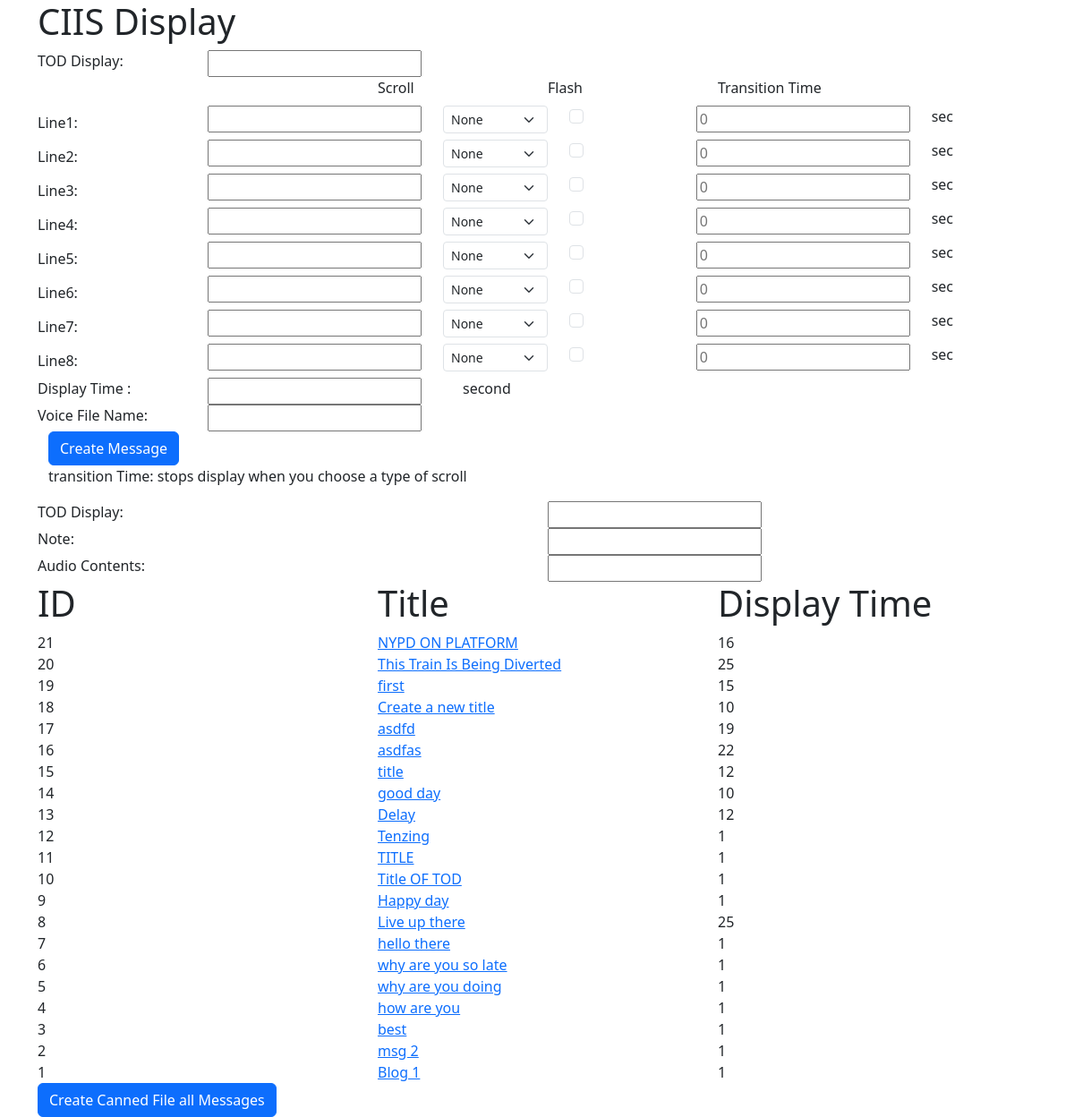
The app's page /, older data.
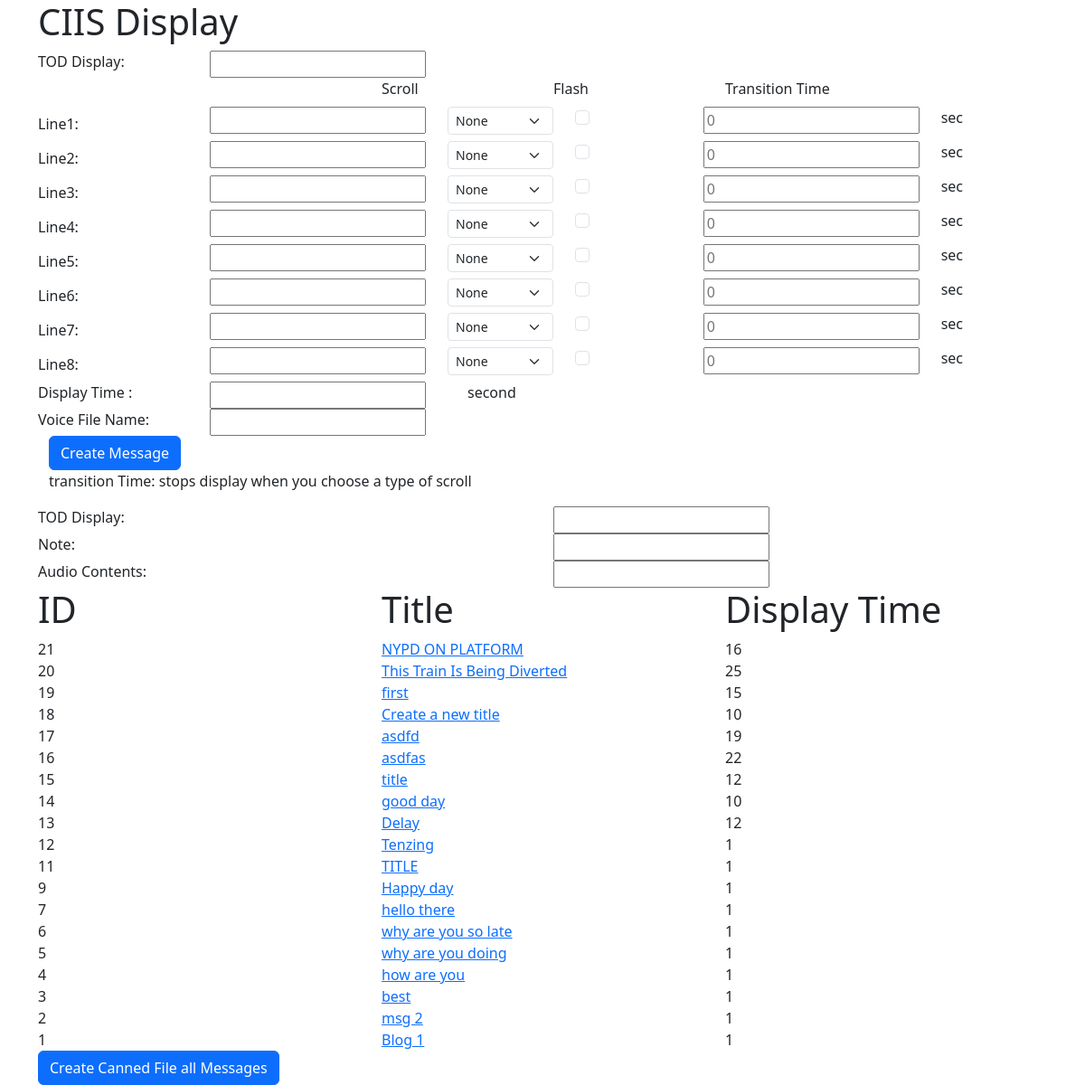
The same page, newer data.
### UI/models.py (models this page shows, shortened)
class Message(models.Model):
	title= models.CharField(max_length=20)
	line1 = models.TextField(max_length=17, null=True, blank=True)
	line2 = models.TextField(max_length=17, null=True, blank=True)
	line3 = models.TextField(max_length=17, null=True, blank=True)
	line4 = models.TextField(max_length=17, null=True, blank=True)
	line5 = models.TextField(max_length=17, null=True, blank=True)
	line6 = models.TextField(max_length=17, null=True, blank=True)
	line7 = models.TextField(max_length=17, null=True, blank=True)
	line8 = models.TextField(max_length=17, null=True, blank=True)
	line9 = models.TextField(max_length=17, null=True, blank=True)
	line10 = models.TextField(max_length=17, null=True, blank=True)
	transition_time1 = models.IntegerField(default=2)
	transition_time2 = models.IntegerField(default=2)
	transition_time3 = models.IntegerField(default=2)
	transition_time4 = models.IntegerField(default=2)
	transition_time5 = models.IntegerField(default=2)
	transition_time6 = models.IntegerField(default=2)
	transition_time7 = models.IntegerField(default=2)
	transition_time8 = models.IntegerField(default=2)
	transition_time9 = models.IntegerField(default=2)
	transition_time10 = models.IntegerField(default=2)
	scroll1= models.CharField(max_length=20, default='None', null=True)
	scroll2= models.CharField(max_length=20, default='None', null=True)
	scroll3= models.CharField(max_length=20, default='None', null=True)
	scroll4= models.CharField(max_length=20, default='None', null=True)
	scroll5= models.CharField(max_length=20, default='None', null=True)
	scroll6= models.CharField(max_length=20, default='None', null=True)
	scroll7= models.CharField(max_length=20, default='None', null=True)
	scroll8= models.CharField(max_length=20, default='None', null=True)
	scroll9= models.CharField(max_length=20, default='None', null=True)
	scroll10= models.CharField(max_length=20, default='None', null=True)
	flash1 = models.BooleanField(default=False)
	flash2 = models.BooleanField(default=False)
	flash3 = models.BooleanField(default=False)
	flash4 = models.BooleanField(default=False)
	flash5 = models.BooleanField(default=False)
	flash6 = models.BooleanField(default=False)
	flash7 = models.BooleanField(default=False)
	flash8 = models.BooleanField(default=False)
	flash9 = models.BooleanField(default=False)
	flash10 = models.BooleanField(default=False)
	display_time = models.IntegerField()
	voice_file_name = models.TextField(null=False, default='V500903')
	date_posted = models.DateTimeField(default=timezone.now)

### UI/views.py (the view)
# urls.py: path('', MessageListView.as_view(), name='main-home'),
class MessageListView(ListView):
	model = Message
	template_name = 'UI/UI.html'
	context_object_name = 'message'
	ordering = ['-id']

### UI/templates/UI/UI.html (shortened to what the changed rows need)
<!DOCTYPE html>
<html>
<head>
	<link href="https://cdn.jsdelivr.net/npm/bootstrap@5.3.0/dist/css/bootstrap.min.css" rel="stylesheet">
</head>
<body>
	<div class="container">
		<h1> CIIS Display </h1>
	</div>
	<div class="container">
		<div class="row">
			<div class="col">
				<h1>ID</h1>
			</div>
			<div class="col">
				<h1>Title</h1>
			</div>
			<div class="col">
				<h1>Display Time</h1>
			</div>
		</div>
	</div>
		<div class="container">
			{% for msg in message %}
			<div class="row">
				<div class="col">
					{{msg.id}}
				</div>
				<div class="col">
				<a class="article-title" href="{% url 'message-detail' msg.id %}">{{ msg.title }}</a>
				</div>
				<div class="col">
					{{msg.display_time}}
				</div>
			</div>
			{% endfor %}
		</div>
</body>
</html>

Row changes from the older to the newer data that the page shows:
removed Message: id "10", title "Title OF TOD", display_time "1"
removed Message: id "8", title "Live up there", display_time "25"
